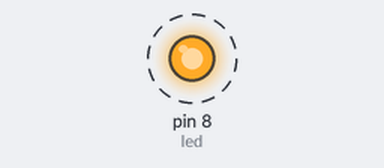
A sketch run on a simulated Arduino Uno, built with avr-gcc and run on an emulated ATmega328P. Shown: output pins drawn as LEDs (lit = HIGH). Dashed ring = blinking.

Above: at 0.2 s.
Timing chart, 0 to 3.0 s (numbered marks = the images above):
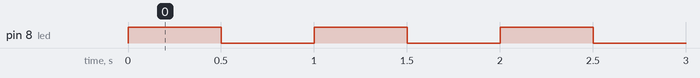

Measured:
- by itself, pin 8 (led): alternates HIGH for 0.50 s and LOW for 0.50 s

The sketch:

Hola_Mundo.ino
```cpp
/*
 * Estructura Basica de un Programa -sketch- en arduino:
 *  void setup(){
 *  }
 *  El "void setup" solamente se ejecuta una sola ocasion en el programa.
 *  funciona para realizar configuraciones previas a la realizacion del
 *  programa principal.
 *  funciones comunes:
 *    pinMode(<Numero_de_Pin>,<Modo_Operacion>)
 *    <Numero_de_Pin>
 *     Es un numero entero de 8 bits de tamano que indica que pin de arduino (fisicamente)
 *     puede ser desde el valor 1 hasta el 13.
 *    <Modo_Operacion>
 *    Es el Modo en el que se puede hacer funcionar un pin digital de la placa Arduino.
 *    puede ser las siguientes configuraciones:
 *    Las Declaraciones deben de ser escritas en Mayusculas.
 *    INPUT
 *      Habilita el Pin Digital de la Placa de Arduino para revisar valores logicos del
 *      exterior (Interrputores, Sensores con Salida Digital, Etc.).
 *    OUTPUT
 *      Habilita el Pin Digital del Arduino para Generar hacia el Exterior Voltage de
 *      encendido o apagado (encender o apagar dispositivos).
 *    INPUT_PULLUP
 *      Habilita una resistencia interna en la entrada digital del arduino que ingresa
 *      un valor por defecto de "1" Logico en la entrada digital del arduino.
 *      Ideal para conectar push buttons o sensores de salida digital.
 *    Serial.Begin(<Velocidad_Bauidos>)
 *      Permite la comunicacion entre el arduino y la computadora para el intercambio de
 *      datos.
 *      <Velocidad_Baudios>
 *      es la valocidad en que se intercambian los datos entre la computadora y el arduino
 *  void loop(){
 *  }
 *  El "void loop()" es la parte del programa que se repite continuamente; aqui se coloca
 *  el algoritmo de trabajo del Arduino, donde se gestionan el estado de las entradas
 *  y salidas configuradas previamente en el "void setup()".
 */
unsigned int led = 8;  //Valor sin signo que funionara para configurar una

void setup() {
  // put your setup code here, to run once:
  pinMode(led,OUTPUT);//Se declara el Pin 8 como salida.

}

void loop() {
  // put your main code here, to run repeatedly:
  digitalWrite(led,HIGH);
  /*
   * digitalWrite(<Numero_Pin>,<Estado>)
   * <Numero_Pin>
   *  Se ingresa el valor de pin en donde se quiere escribir el dato digital.
   * <Estado>
   *  Se ingresa uno de dos valores digitales:
   *  HIGH
   *    Es un Valor digital en la salida del arduino de aproximadamente 5V.
   *  LOW
   *    Es un Valor digital en la salida del arduino aproximandamente 0v.
   */
   delay(500);
   /*
    * delay(<milisegundos>)
    * Es un retardo de tiempo el cual esta en unidades de milisegundos.
    * delayMicroseconds(<microsegundos>)
    * Es un retrdo de tiempo en microsegundos.
    */
    digitalWrite(led,LOW);
    delay(500);

}
```
